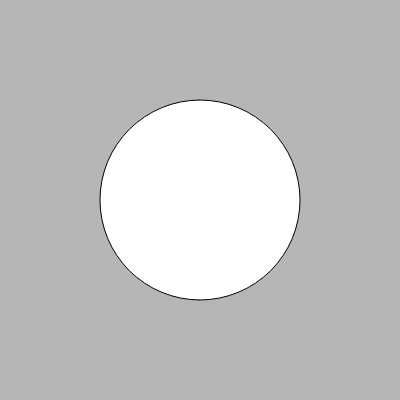
Frame 1 (no input)
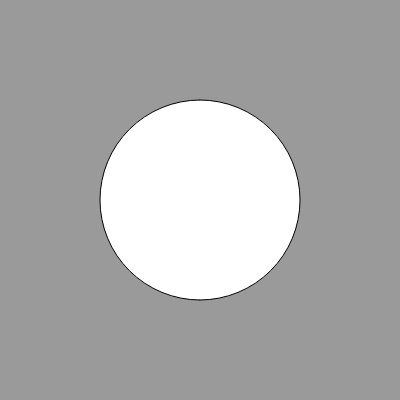
Frame 60 (no input)
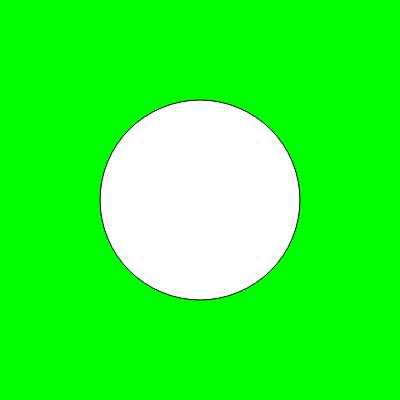
Frame 120 (the mouse pressed at the canvas centre since frame 60)

The p5.js sketch that drew these frames (run headless with seeded random() and noise() and a simulated clock; from frame 60 on, the mouse is pressed at the canvas centre):

// p5.js sketch
// ── sketch.js
var size;
function setup() {
  createCanvas(400, 400);
	angleMode(DEGREES);
  size = 200;
}

function draw() {
  background(255,173,204);//pink
  
  if(mouseX > width/2){
    background(0);//black
    size = 50;
    console.log("true")
  }
  
  else if(mouseX <= 10){
    background(random(255));
   }
  
  else if(height/2 && width/2){
  	background(0,255,0);
  }
               
  else{
    background(255,173,204);//pink
    size = 200;
    console.log("false")
  }
  
  
  arc(width/2, height/2, size, size,90,270); //left side of circle
  
	
	arc(width/2, height/2, size, size,270,90); //right side of circle
  
}
